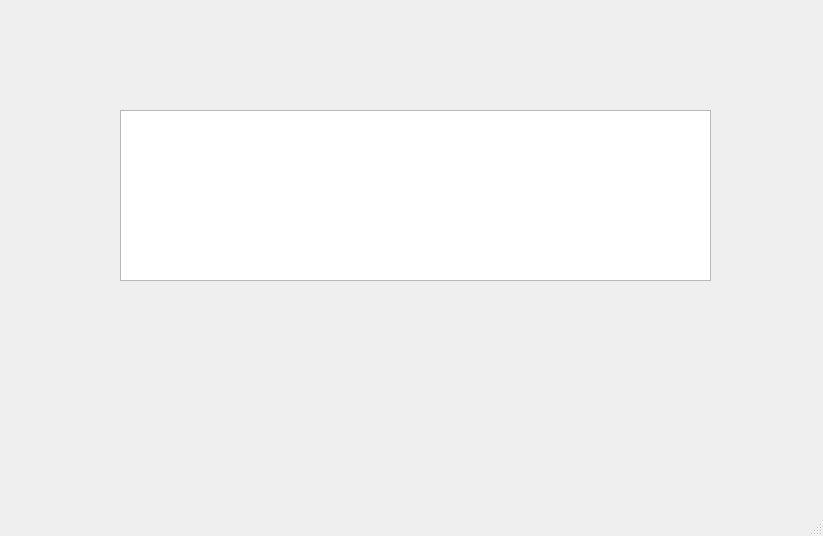
<?xml version="1.0" encoding="UTF-8"?>
<ui version="4.0">
 <class>MainWindow</class>
 <widget class="QMainWindow" name="MainWindow">
  <property name="geometry">
   <rect>
    <x>0</x>
    <y>0</y>
    <width>823</width>
    <height>536</height>
   </rect>
  </property>
  <property name="windowTitle">
   <string>MainWindow</string>
  </property>
  <widget class="QWidget" name="centralwidget">
   <widget class="QListWidget" name="listWidget">
    <property name="geometry">
     <rect>
      <x>120</x>
      <y>110</y>
      <width>591</width>
      <height>171</height>
     </rect>
    </property>
   </widget>
  </widget>
  <widget class="QMenuBar" name="menubar">
   <property name="geometry">
    <rect>
     <x>0</x>
     <y>0</y>
     <width>823</width>
     <height>25</height>
    </rect>
   </property>
  </widget>
  <widget class="QStatusBar" name="statusbar"/>
 </widget>
 <resources/>
 <connections/>
</ui>
